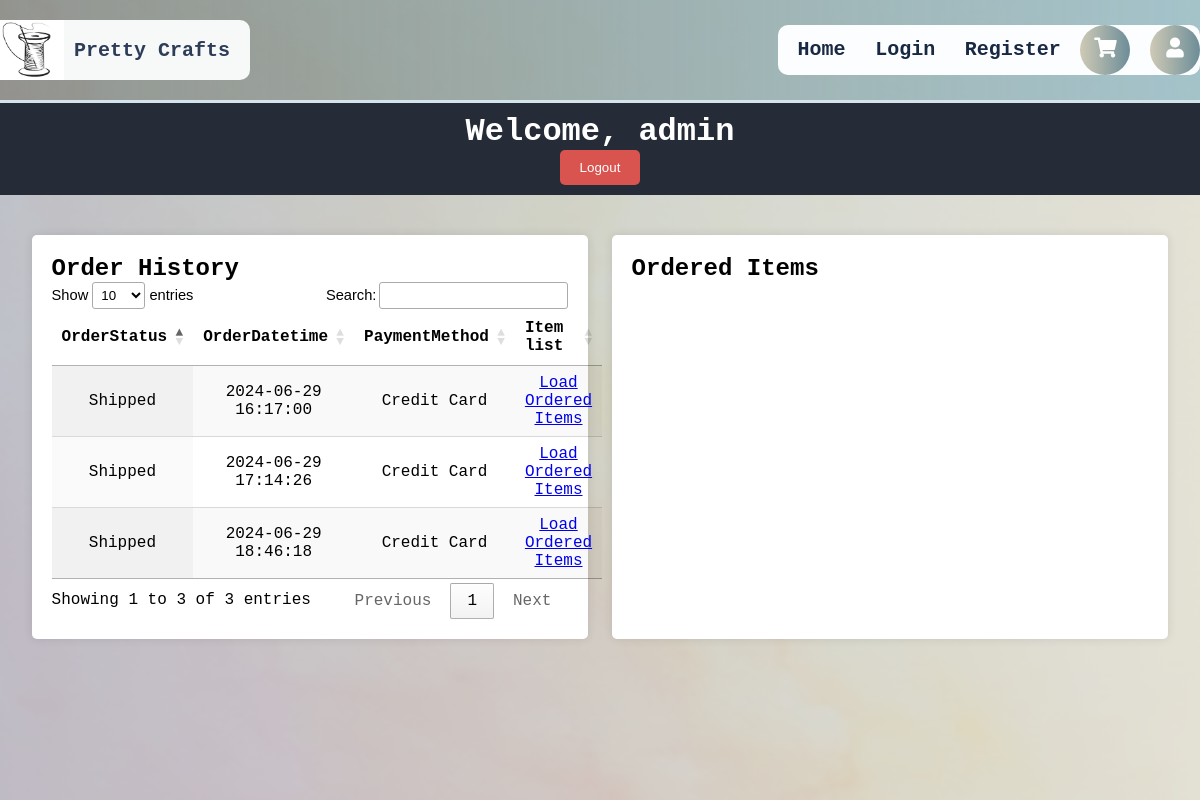
Page /App/public/views/profile.php (signed in) on the committed database.
### tables this page shows
CREATE TABLE `orders` (
  `OrderId` int(11) NOT NULL,
  `UserId` int(11) DEFAULT NULL,
  `OrderStatus` varchar(50) DEFAULT NULL,
  `OrderDatetime` datetime DEFAULT NULL,
  `PaymentMethod` varchar(50) DEFAULT NULL
);

### App/src/data_table_utils.php (the view, shortened to what this page needs)
<?php
function to_data_table($conn, $query_info, $orders_table=FALSE) {
    try {
        $input_query = $query_info['query'];
        $params = $query_info['params'];
        $stmt = prepare_statement($conn, $input_query, $params);
        $rows = fetch_rows($stmt);
        if (!empty($rows)) {
            generate_table_header($stmt, $orders_table);
            generate_table_rows($rows, $orders_table);
        }
    } catch (PDOException $e) {
        echo "Error: " . $e->getMessage();
    } catch (Exception $e) {
        echo "Error: " . $e->getMessage();
    }
}
function prepare_statement($conn, $query, $params) {
    $stmt = $conn->prepare($query);
    foreach ($params as $key => $val) {
        $stmt->bindValue($key, $val);
    }
    return $stmt;
}
function fetch_rows($stmt) {
    $stmt->execute();
    return $stmt->fetchAll(PDO::FETCH_ASSOC);
}
function generate_table_header($stmt, $orders_table) {
    echo "<thead><tr>";
    for ($i = 0; $i < $stmt->columnCount(); $i++) {
        $meta = $stmt->getColumnMeta($i);
        $column_name = $meta['name'];
        if (strpos($column_name, "Id") === false) {
            echo "<th>{$column_name}</th>";
        }
    }
    if ($orders_table) {
        echo "<th>Item list</th>";
    }
    echo "</tr></thead><tbody>";
}
function generate_table_rows($rows, $orders_table) {
    foreach ($rows as $row) {
        $order_id = $row['OrderId'];
        echo "<tr>";
        foreach ($row as $key => $column) {
            if (strpos($key, "Id") === false) {
                echo "<td>{$column}</td>";
            }
        }
        if ($orders_table) {
            echo "<td><a href='profile.php?order_id={$order_id}'>Load Ordered Items</a></td>";
        }
        echo "</tr>";
    }
    echo "</tbody>";
}
?>

### App/public/shared/css/style.css (style rules this page uses)
html { margin: 0; padding: 0; font-family: 'Courier New', Courier, monospace; }
* { box-sizing: border-box; margin: 0; padding: 0; }
body { margin: 0; padding: 0; }
td { padding: 10px; text-align: center; }

### rows in the picture
orders: OrderStatus "Shipped", OrderDatetime "2024-06-29 16:17:00", PaymentMethod "Credit Card"
orders: OrderStatus "Shipped", OrderDatetime "2024-06-29 17:14:26", PaymentMethod "Credit Card"
orders: OrderStatus "Shipped", OrderDatetime "2024-06-29 18:46:18", PaymentMethod "Credit Card"

### other values in the picture
$_SESSION['username'] "admin"
$column_name "OrderStatus"
$column_name "OrderDatetime"
$column_name "PaymentMethod"
